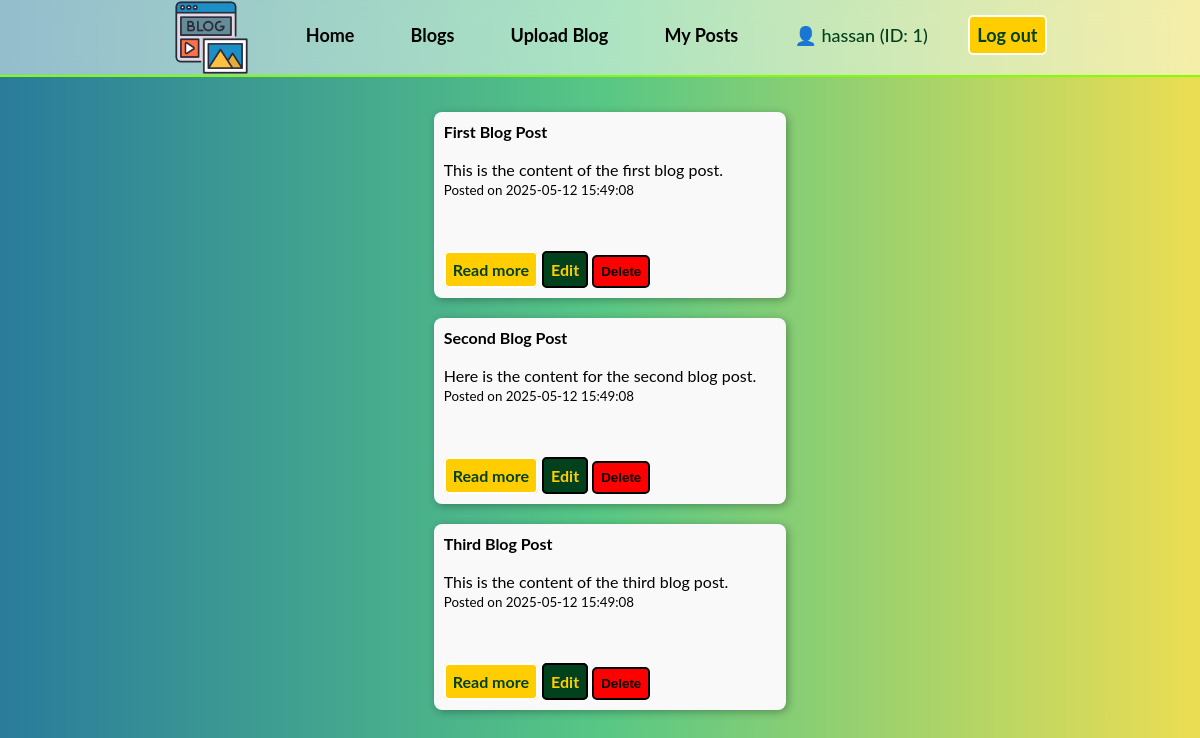
Before: /content.php (signed in) with the older database file.
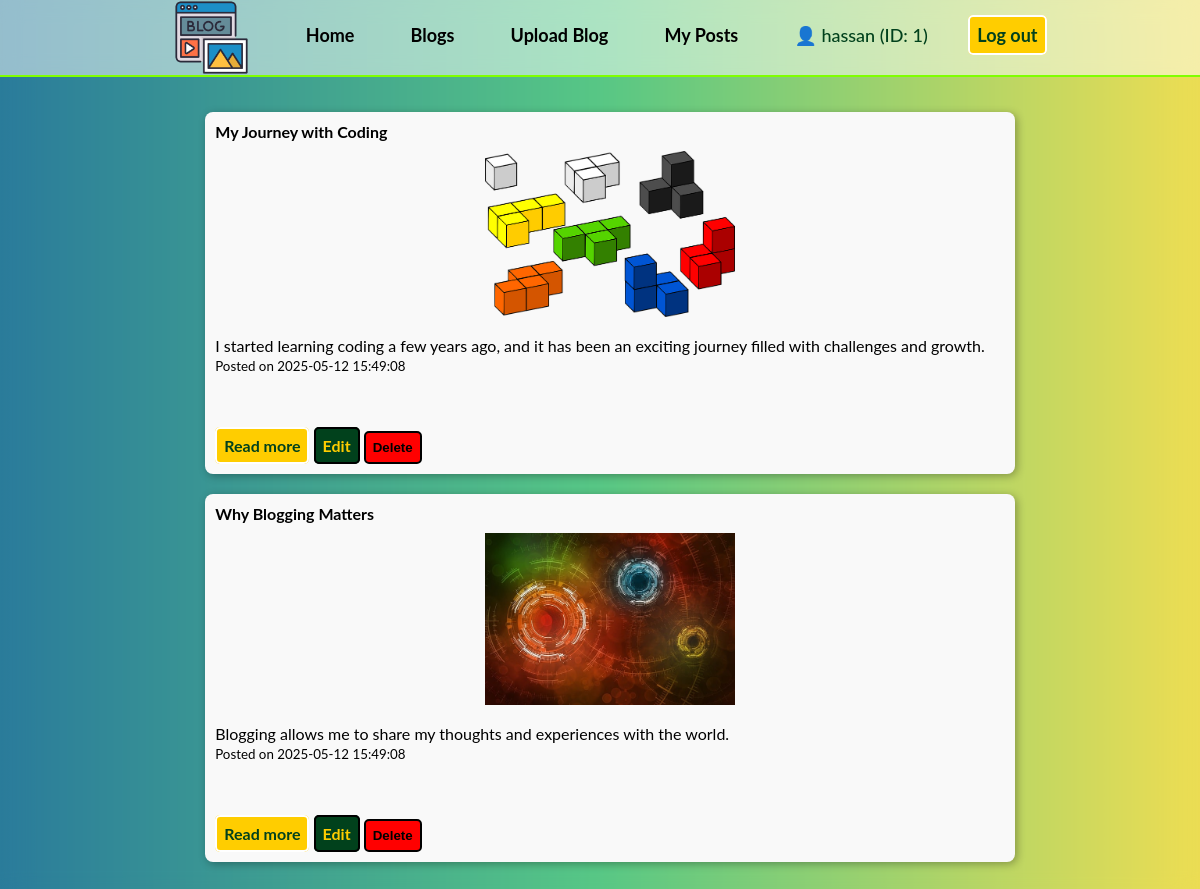
After: the same page with the newer database file.
### tables this page shows
CREATE TABLE `post` (
  `id` int(11) NOT NULL,
  `title` varchar(255) NOT NULL,
  `content` longtext NOT NULL,
  `created` datetime NOT NULL DEFAULT current_timestamp(),
  `userId` int(11) NOT NULL
);

CREATE TABLE `image` (
  `id` int(11) NOT NULL,
  `filename` varchar(255) NOT NULL,
  `description` longtext NOT NULL,
  `created` datetime NOT NULL DEFAULT current_timestamp(),
  `postId` int(11) NOT NULL
);

### load_posts.php (called while the page is built, shortened)
<?php
require 'db.php';
$loggedInUser = $_SESSION['user'] ?? null;
if (isset($_GET['userId'])) {
    $viewingUserId = intval($_GET['userId']);
    $viewingUser = get_user_by_id($viewingUserId);
    if (!$viewingUser) {
        echo "<p>User not found.</p>";
        exit();
    }
} elseif ($loggedInUser) {
    $viewingUserId = $loggedInUser['id'];
} else {
    header("Location: login.php");
    exit();
}
$posts = get_user_posts($viewingUserId);

### db.php (called while the page is built, shortened)
<?php
$connection = mysqli_connect(DB_SERVER, DB_USER, DB_PASS, DB_NAME);
function get_result($statment)
{
    $rows = array();
    $result = mysqli_stmt_get_result($statment);
    if ($result)
    {
        while ($row = mysqli_fetch_assoc($result)) {
            $rows[] = $row;
        }
    }
    return $rows;
}
function get_images($id)
{
    global $connection;
    $sql = 'SELECT image.filename, image.description FROM image WHERE image.postId=?';
    $statment = mysqli_prepare($connection, $sql);
    mysqli_stmt_bind_param($statment, "i", $id);
    mysqli_stmt_execute($statment);
    $result = get_result($statment);
    return $result;
}
function get_user_posts($userId)
{
    global $connection;
    $sql = 'SELECT  post.id, post.title, post.content, post.created, post.userId
            FROM post
            JOIN user ON post.userId = user.id
            WHERE post.userId = ?
            ORDER BY post.created DESC';
    $statement = mysqli_prepare($connection, $sql);
    mysqli_stmt_bind_param($statement, "i", $userId);
    mysqli_stmt_execute($statement);
    $result = get_result($statement);
    return $result;
}

### content.php (the view, shortened to what this page needs)
<?php
include('./app/includes/header.php');
include('./load_posts.php');
include('./render_image.php');
$loggedInUser = $_SESSION['user'] ?? null;
$isOwner = isset($loggedInUser);
?>
<main>
    <?php if (empty($posts)): ?>
        <div class="om-content">
            <p class=""><?= $isOwner ? "You haven't posted anything yet." : "This user hasn't posted anything yet." ?></p>
        </div>
    <?php else: ?>
        <ul>
            <?php foreach ($posts as $post): ?>
                <li class="om-content ">
                    <strong><?= htmlspecialchars($post['title']) ?></strong>
                    <br>
                    <?php render_images_for_post($post['id']); ?>
                    <br>
                    <?= nl2br(htmlspecialchars($post['content'])) ?>
                    <br>
                    <small>Posted on
                        <?= htmlspecialchars($post['created']) ?>
                    </small><br><br>
                    <br><br>
                    <a href="single_post.php?postId=<?= urlencode($post['id']) ?>" class="btn-y">Read more</a>
                    <?php if ($isOwner): ?>
                        <a href="upload.php?postId=<?= urlencode($post['id']) ?>" class="btn-g">Edit</a>
                        <form method="POST" style="display:inline;" onsubmit="return confirm('Are you sure you want to delete this post?');">
                            <button type="submit" class="btn-r">Delete</button>
                        </form>
                    <?php endif; ?>
                </li>
            <?php endforeach; ?>
        </ul>
    <?php endif; ?>
</main>

### app/includes/header.php (shortened to what this page needs)
<!doctype html>
<html lang="sv">
<head>
    <link rel="stylesheet" href="./public/css/style.css">
    <link rel="stylesheet" href="./public/css/navbar.css">
    <link rel="stylesheet" href="./public/css/footer.css">
</head>
<body class="<?= $bodyClass ?>">
    <?php include("navbar.php") ?>

### app/includes/navbar.php (shortened to what this page needs)
<nav class="navbar">
    <ul class="navbar-menu">
        <li>
            <a href="./index.php">
                <img class="logo" src="./public/img/logo/blog_icon.png" alt="Go to Home Page" style="width:75px;">
            </a>
        </li>
        <li><a href="./index.php">Home</a></li>
        <li><a href="./posts.php">Blogs</a></li>
        <li><a href="./upload.php">Upload Blog</a></li>
        <?php if (isset($_SESSION['user'])): ?>
        <li><a href="./content.php">My Posts</a></li>
            <li class="green-font">
        <a href="./admin.php" style="color:inherit; text-decoration:none;">
            👤 <?= htmlspecialchars($_SESSION['user']['username']) ?> (ID: <?= $_SESSION['user']['id'] ?>)
        </a>
    </li>
            <li><a class="btn-y" href="logout.php">Log out</a></li>
        <?php else: ?>
            <li><a class="btn-g" href="login.php">Log in</a></li>
             <a class="btn-y" href="./register.php">Register as a blogger</a>
        <?php endif; ?>
    </ul>
</nav>

### render_image.php (shortened to what this page needs)
<?php
require_once('db.php');
function render_images_for_post($postId)
{
    $images = get_images($postId);
    if ($images && count($images) > 0) {
        foreach ($images as $image) {
            echo '<img class="centered" src="./uploads/' . htmlspecialchars($image['filename']) . '" alt="' .
                htmlspecialchars($image['description']) . '" style="max-width: 250px; margin-top: 10px;">';
        }
    } else {
        echo "";
    }
}
?>

### public/css/style.css (style rules this page uses)
html { position: relative; background: #2A7B9B; background: linear-gradient(90deg, rgba(42, 123, 155, 1) 0%, rgba(87, 199, 133, 1) 50%, rgba(237, 221, 83, 1) 100%); background-position: center; background-attachment: fixed; background-size: cover; background-repeat: no-repeat; height: 100%; font-family: 'Lato', sans-serif; scroll-behavior: smooth; }
html::before { content: ''; position: fixed; top: 0; left: 0; right: 0; bottom: 0; background-image: inherit; background-position: inherit; background-size: inherit; background-repeat: inherit; filter: blur(15px); z-index: -1; }
body { width: 90vw; min-height: 100vh; padding: 10px; margin: 0 auto; display: flex; flex-direction: column; padding: 0px 15px; gap: 10px; overflow-x: hidden; align-items: center; align-self: center; }
main { flex: 1; padding: 25px; border-radius: 25px; }
img { max-width: 100%; height: auto; display: block; }
.om-content { margin-bottom: 20px; padding: 10px; border: 5px #ccc; border-radius: 8px; box-shadow: 2px 2px 8px rgba(0, 0, 0, 0.3); background-color: #f9f9f9; width: 100%; }
ul { list-style-type: none; padding: 0; margin: 0; }
.green-font { color: #01411C; font-weight: 500; }
.btn-g { color: #FFCD00; background-color: #01411C; border: 2px solid #000000; border-radius: 5px; padding: 5px; font-weight: bold; cursor: pointer; text-decoration: none; padding: 7px; }
.btn-r { color: #000000; background-color: #ff0000; border: 2px solid #000000; border-radius: 5px; padding: 5px; font-weight: bold; cursor: pointer; text-decoration: none; padding: 7px; }
a { text-decoration: none; }
.btn-y { color: #01411C; background-color: #FFCD00; border: 2px solid #ffffff; border-radius: 5px; padding: 5px; font-weight: bold; cursor: pointer; padding: 7px; }
.centered { text-align: center; margin: 0 auto; }

### public/css/navbar.css (style rules this page uses)
.navbar { z-index: 999; background-color: rgba(255, 255, 255, 0.5); backdrop-filter: blur(10px); top: 0; left: 0; right: 0; position: sticky; padding: 0 10px; width: 100vw; align-self: center; border-bottom: 2px solid chartreuse; ; }
.logo { display: inline-block; flex: 0 0 auto; vertical-align: middle; }
nav ul { list-style: none; padding: 0; justify-self: center; padding-left: 25px; }
.navbar img { width: auto; object-fit: contain; object-fit: cover; flex-shrink: 0; }
nav ul li { display: inline; margin: 10px 10px; font-size: large; font-weight: bold; }
nav ul li a { padding: 1rem; color: #000000; text-decoration: none; transform: scale(1.05); }

Changed rows visible on the page:
no longer on this page (row edited): post: title "Third Blog Post", content "This is the content of the third blog post.", created "2025-05-12 15:49:08"
changed post: title "First Blog Post" → "My Journey with Coding"; content "This is the content of the first blog post." → "I started learning coding a few years ago, and it has been an exciting journey filled with challenges and growth."
added image: filename (picture), shown under post "My Journey with Coding"
changed post: title "Second Blog Post" → "Why Blogging Matters"; content "Here is the content for the second blog post." → "Blogging allows me to share my thoughts and experiences with the world."
added image: filename (picture), shown under post "Why Blogging Matters"
